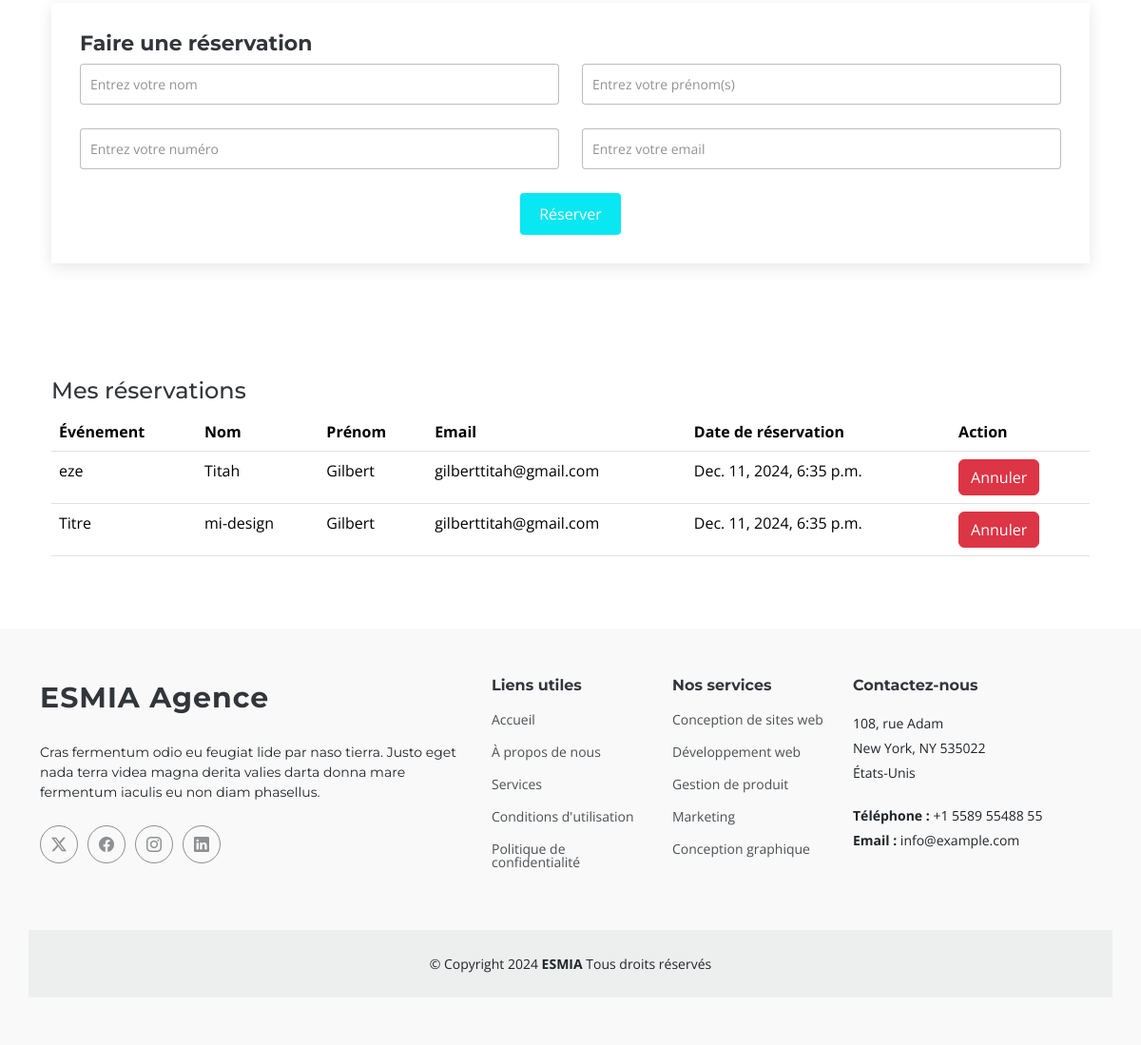
Before: /event/4/ (signed in, lower part) with the older database file.
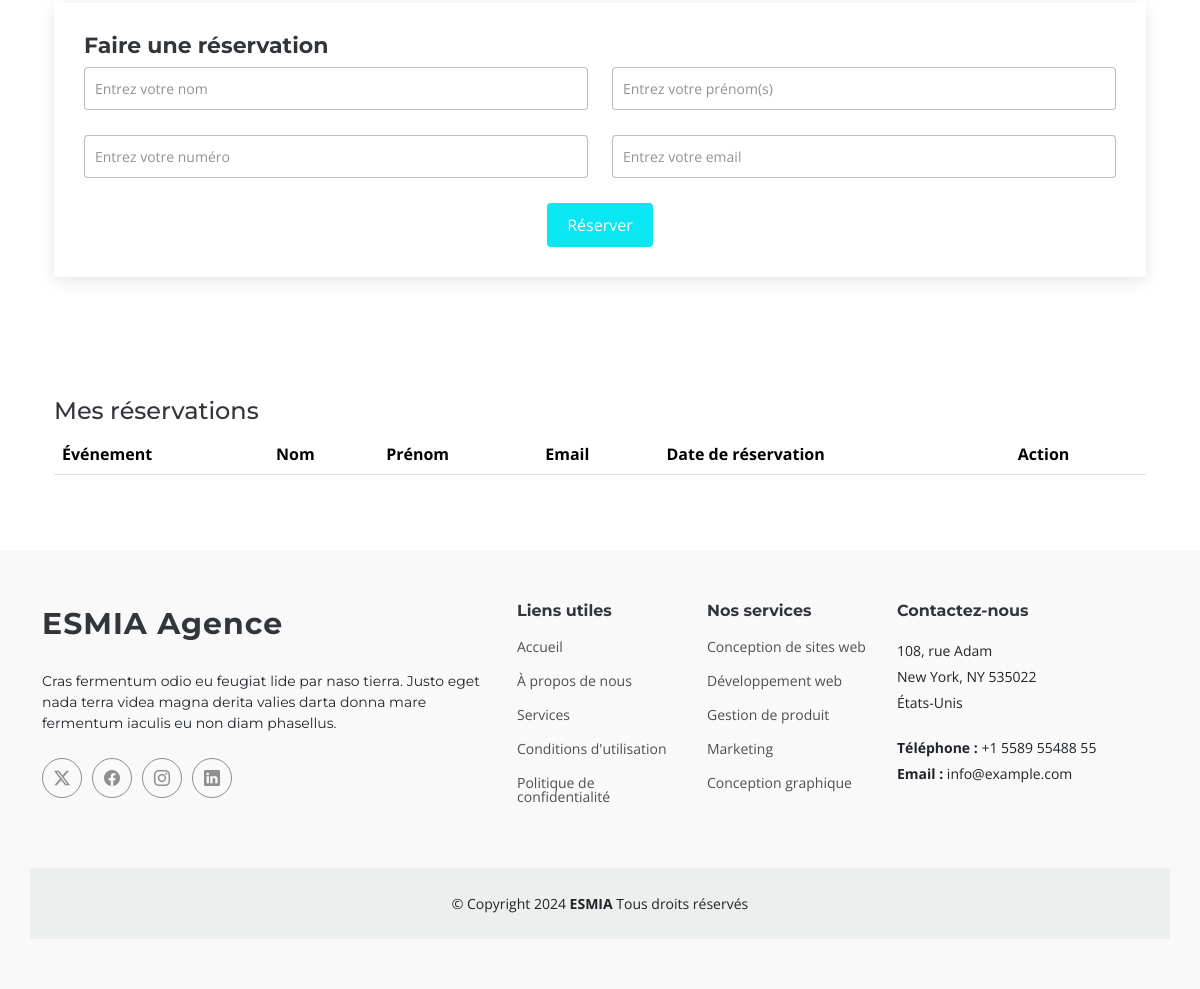
After: the same page with the newer database file.
### app/models.py (models this page shows, shortened)
class Reservation(models.Model):
    event = models.ForeignKey(Event, on_delete=models.CASCADE, related_name='reservations')
    user = models.ForeignKey(User, on_delete=models.SET_NULL, null=True, blank=True)  # Utilisateur connecté (optionnel)
    name = models.CharField(max_length=100)
    surname = models.CharField(max_length=100)
    phone_number = models.CharField(max_length=15)
    email = models.EmailField()
    reservation_date = models.DateTimeField(auto_now_add=True)

class Event(models.Model):
    user = models.ForeignKey(User, on_delete=models.CASCADE, related_name='events')
    category = models.CharField(max_length=100)
    title = models.CharField(max_length=100)
    description_court = models.TextField()
    description_longue = models.TextField()
    location = models.CharField(max_length=200)
    date = models.DateField()
    capacity = models.IntegerField()
    program = models.TextField()
    image = models.ImageField(upload_to='Evenements/')

### app/views.py (the view, shortened to what this page needs)
# urls.py: path('event/<int:event_id>/', event_detail, name='event_detail'),
@login_required
def event_detail(request, event_id):
    event = get_object_or_404(Event, id=event_id)
    comments = event.comments.all()
    reservations = Reservation.objects.filter(user=request.user)
    return render(request, 'event_detail.html', {'event': event, 'comments': comments,  'reservations': reservations})

### app/templates/event_detail.html (shortened to what the changed rows need)
<!DOCTYPE html>
<html lang="en">
<head>
    {%load static%}
    <link rel="stylesheet" href="https://cdn.jsdelivr.net/npm/aos@2.3.4/dist/aos.css" />
    {%load static%}
    <link href="{% static 'assets/vendor/bootstrap/css/bootstrap.min.css' %}" rel="stylesheet">
    <link href="{% static 'assets/vendor/bootstrap-icons/bootstrap-icons.css' %}" rel="stylesheet">
    <link href="{% static 'assets/vendor/aos/aos.css' %}" rel="stylesheet">
    <link href="{% static 'assets/vendor/glightbox/css/glightbox.min.css' %}" rel="stylesheet">
    <link href="{% static 'assets/vendor/swiper/swiper-bundle.min.css' %}" rel="stylesheet">
    <link rel="stylesheet" href="{% static 'assets/css/main.css' %}">
</head>
<body class="index-page">
    <main class="blog-details-page">
        <div class="container">
            <div class="row">
                <div class="col-lg-8">
                            {%load static%}
                            {% for comment in comments %}
                                        {% load static %}
                            {% empty %}
                                <p>Aucun commentaire pour l'instant.</p>
                            {% endfor %}
                </div><br>
                <div>
                        <section id="my-reservations" class="section">
                            <div class="container">
                                <table class="table">
                                    <thead>
                                        <tr>
                                            <th>Événement</th>
                                            <th>Nom</th>
                                            <th>Prénom</th>
                                            <th>Email</th>
                                            <th>Date de réservation</th>
                                            <th>Action</th>
                                        </tr>
                                    </thead>
                                    <tbody>
                                        {% for reservation in reservations %}
                                        <tr>
                                            <td>{{ reservation.event.title }}</td>
                                            <td>{{ reservation.name }}</td>
                                            <td>{{ reservation.surname }}</td>
                                            <td>{{ reservation.email }}</td>
                                            <td>{{ reservation.reservation_date }}</td>
                                            <td>
                                                <form method="POST" action="{% url 'cancel_reservation' reservation.id %}">
                                                    <button type="submit" class="btn btn-danger">Annuler</button>
                                                </form>
                                            </td>
                                        </tr>
                                        {% endfor %}
                                    </tbody>
                                </table>
                            </div>
                        </section>
                </div>
            </div>
        </div>
    </main>
    {%load static%}
</body>
</html>

Changed rows visible on the page:
removed Reservation: event "eze", name "Titah", surname "Gilbert", email "gilberttitah@gmail.com", reservation_date "Dec. 11, 2024, 6:35 p.m."
removed Reservation: event "Titre", name "mi-design", surname "Gilbert", email "gilberttitah@gmail.com", reservation_date "Dec. 11, 2024, 6:35 p.m."
